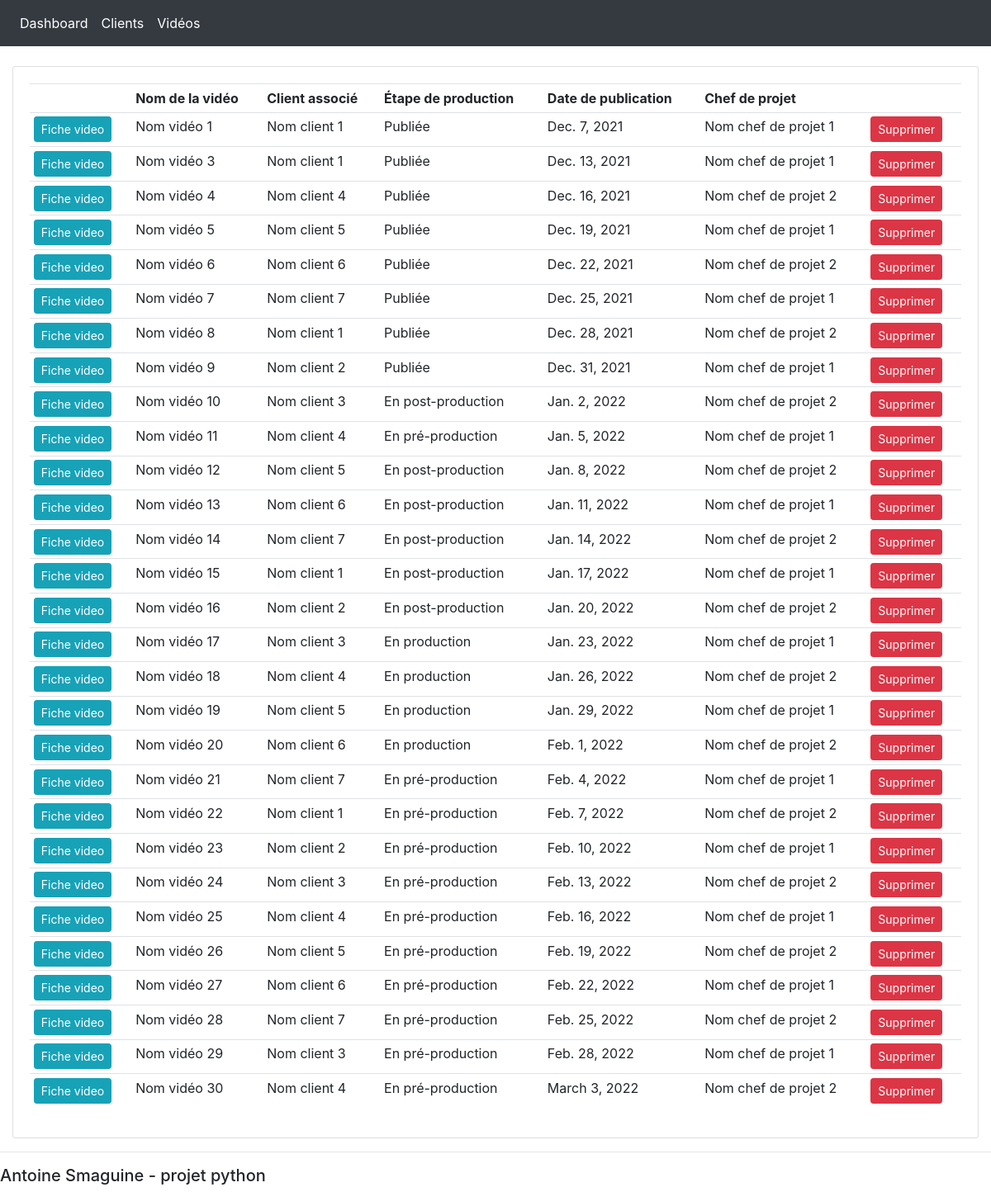
Screenshot of /videobase/ with the database file from the repository.
### dashboard/models.py (models this page shows, shortened)
class Video(models.Model):
    PRODUCTION_STAGE = (
        ('En pré-production', 'En pré-production'),
        ('En production', 'En production'),
        ('En post-production', 'En post-production'),
        ('Publiée', 'Publiée')
    )
    LIEU_TOURNAGE = (
        ('Studio 1','Studio 1'),
        ('Studio 2','Studio 2'),
        ('Studio 3', 'Studio 3')
    )
    videoName = models.CharField(max_length=200, null=True, blank=True)
    stage = models.CharField(max_length=200, null=True, blank=True, choices=PRODUCTION_STAGE)
    datePublication = models.DateField(null=True, blank=True)
    lieuTournage = models.CharField(max_length=200, null=True, blank=True, choices=LIEU_TOURNAGE)
    dateTournage = models.DateField(null=True, blank=True)
    heureTournage = models.TimeField(null=True, blank=True)
    revenusGen = models.FloatField(null=True, blank=True)
    client = models.ForeignKey(Client, null=True, blank=True, on_delete=models.SET_NULL)
    chefProjet = models.ForeignKey(ChefProjet, null=True, blank=True, on_delete=models.SET_NULL)
    cadreur = models.ForeignKey(Cadreur, null=True, blank=True, on_delete=models.SET_NULL)
    ingénieurSon = models.ForeignKey(IngenieurSon, null=True, blank=True, on_delete=models.SET_NULL)
    monteur = models.ForeignKey(Monteur, null=True, blank=True, on_delete=models.SET_NULL)
    impressionsLinkedin = models.FloatField(null=True, blank=True)
    likesLinkedin = models.FloatField(null=True, blank=True)
    partagesLinkedin = models.FloatField(null=True, blank=True)
    impressionsFacebook = models.FloatField(null=True, blank=True)
    likesFacebook = models.FloatField(null=True, blank=True)
    partagesFacebook = models.FloatField(null=True, blank=True)
    impressionsInstagram = models.FloatField(null=True, blank=True)
    likesInstagram = models.FloatField(null=True, blank=True)
    partagesInstagram = models.FloatField(null=True, blank=True)
    impressionsTwitter = models.FloatField(null=True, blank=True)
    likesTwitter = models.FloatField(null=True, blank=True)
    partagesTwitter = models.FloatField(null=True, blank=True)

class Client(models.Model):
    PROFESSION = (
        ('Avocat', 'Avocat'),
        ('Expert-comptable', 'Expert-comptable'),
        ('Maire', 'Maire')
    )
    STATUT = (
        ('Client','Client'),
        ('Lead qualifié','Lead qualifié'),
        ('Prospect','Prospect')
    )
    firstname = models.CharField(max_length=200, null=True, blank=True)
    lastname = models.CharField(max_length=200, null=True, blank=True)
    profession = models.CharField(max_length=200, null=True, blank=True, choices=PROFESSION)
    statut = models.CharField(max_length=200, null=True, blank=True, choices=STATUT)

class ChefProjet(models.Model):
    firstname = models.CharField(max_length=200, null=True, blank=True)
    lastname = models.CharField(max_length=200, null=True, blank=True)
    cost = models.FloatField(null=True, blank=True)
    def __str__(self):
        return self.lastname

### dashboard/views.py (the view)
# urls.py: path('videobase/', views.videoBasePage, name='videobase'),
def videoBasePage(request):
    videos = Video.objects.all()
    context = {'videos': videos}
    return render(request, 'dashboard/videosBasepage.html', context)

### dashboard/templates/dashboard/videosBasepage.html
{% extends 'dashboard/main.html' %}
{% block content %}
<br>
<div class="row">
    <div class="col-md">
        <div class="card card-body">
            <table class="table table-sm">
                <tr>
                    <th></th>
                    <th>Nom de la vidéo</th>
                    <th>Client associé</th>
                    <th>Étape de production</th>
                    <th>Date de publication</th>
                    <th>Chef de projet</th>
                    <th></th>
                </tr>
                {% for video in videos %}
                    <tr>
                        <td><a class="btn btn-sm btn-info" href="{% url 'video' video.id  %}">Fiche video</a></td>
                        <td>{{video.videoName}}</td>
                        <td>{{video.client.lastname}}</td>
                        <td>{{video.stage}}</td>
                        <td>{{video.datePublication}}</td>
                        <td>{{video.chefProjet}}</td>
                        <td><a class="btn btn-sm btn-danger" href="{% url 'delete_video' video.id  %}">Supprimer</a></td>
                    </tr>
                {% endfor %}
            </table>
        </div>
    </div>
</div>
{% endblock content %}

### rows the page displays
Video: videoName "Nom vidéo 1", client.lastname "Nom client 1", stage "Publiée", datePublication "Dec. 7, 2021", chefProjet "Nom chef de projet 1"
Video: videoName "Nom vidéo 3", client.lastname "Nom client 1", stage "Publiée", datePublication "Dec. 13, 2021", chefProjet "Nom chef de projet 1"
Video: videoName "Nom vidéo 4", client.lastname "Nom client 4", stage "Publiée", datePublication "Dec. 16, 2021", chefProjet "Nom chef de projet 2"
Video: videoName "Nom vidéo 5", client.lastname "Nom client 5", stage "Publiée", datePublication "Dec. 19, 2021", chefProjet "Nom chef de projet 1"
Video: videoName "Nom vidéo 6", client.lastname "Nom client 6", stage "Publiée", datePublication "Dec. 22, 2021", chefProjet "Nom chef de projet 2"
Video: videoName "Nom vidéo 7", client.lastname "Nom client 7", stage "Publiée", datePublication "Dec. 25, 2021", chefProjet "Nom chef de projet 1"
Video: videoName "Nom vidéo 8", client.lastname "Nom client 1", stage "Publiée", datePublication "Dec. 28, 2021", chefProjet "Nom chef de projet 2"
Video: videoName "Nom vidéo 9", client.lastname "Nom client 2", stage "Publiée", datePublication "Dec. 31, 2021", chefProjet "Nom chef de projet 1"
Video: videoName "Nom vidéo 10", client.lastname "Nom client 3", stage "En post-production", datePublication "Jan. 2, 2022", chefProjet "Nom chef de projet 2"
Video: videoName "Nom vidéo 11", client.lastname "Nom client 4", stage "En pré-production", datePublication "Jan. 5, 2022", chefProjet "Nom chef de projet 1"
Video: videoName "Nom vidéo 12", client.lastname "Nom client 5", stage "En post-production", datePublication "Jan. 8, 2022", chefProjet "Nom chef de projet 2"
Video: videoName "Nom vidéo 13", client.lastname "Nom client 6", stage "En post-production", datePublication "Jan. 11, 2022", chefProjet "Nom chef de projet 1"
Video: videoName "Nom vidéo 14", client.lastname "Nom client 7", stage "En post-production", datePublication "Jan. 14, 2022", chefProjet "Nom chef de projet 2"
Video: videoName "Nom vidéo 15", client.lastname "Nom client 1", stage "En post-production", datePublication "Jan. 17, 2022", chefProjet "Nom chef de projet 1"
Video: videoName "Nom vidéo 16", client.lastname "Nom client 2", stage "En post-production", datePublication "Jan. 20, 2022", chefProjet "Nom chef de projet 2"
Video: videoName "Nom vidéo 17", client.lastname "Nom client 3", stage "En production", datePublication "Jan. 23, 2022", chefProjet "Nom chef de projet 1"
Video: videoName "Nom vidéo 18", client.lastname "Nom client 4", stage "En production", datePublication "Jan. 26, 2022", chefProjet "Nom chef de projet 2"
Video: videoName "Nom vidéo 19", client.lastname "Nom client 5", stage "En production", datePublication "Jan. 29, 2022", chefProjet "Nom chef de projet 1"
Video: videoName "Nom vidéo 20", client.lastname "Nom client 6", stage "En production", datePublication "Feb. 1, 2022", chefProjet "Nom chef de projet 2"
Video: videoName "Nom vidéo 21", client.lastname "Nom client 7", stage "En pré-production", datePublication "Feb. 4, 2022", chefProjet "Nom chef de projet 1"
Video: videoName "Nom vidéo 22", client.lastname "Nom client 1", stage "En pré-production", datePublication "Feb. 7, 2022", chefProjet "Nom chef de projet 2"
Video: videoName "Nom vidéo 23", client.lastname "Nom client 2", stage "En pré-production", datePublication "Feb. 10, 2022", chefProjet "Nom chef de projet 1"
Video: videoName "Nom vidéo 24", client.lastname "Nom client 3", stage "En pré-production", datePublication "Feb. 13, 2022", chefProjet "Nom chef de projet 2"
Video: videoName "Nom vidéo 25", client.lastname "Nom client 4", stage "En pré-production", datePublication "Feb. 16, 2022", chefProjet "Nom chef de projet 1"
Video: videoName "Nom vidéo 26", client.lastname "Nom client 5", stage "En pré-production", datePublication "Feb. 19, 2022", chefProjet "Nom chef de projet 2"
Video: videoName "Nom vidéo 27", client.lastname "Nom client 6", stage "En pré-production", datePublication "Feb. 22, 2022", chefProjet "Nom chef de projet 1"
Video: videoName "Nom vidéo 28", client.lastname "Nom client 7", stage "En pré-production", datePublication "Feb. 25, 2022", chefProjet "Nom chef de projet 2"
Video: videoName "Nom vidéo 29", client.lastname "Nom client 3", stage "En pré-production", datePublication "Feb. 28, 2022", chefProjet "Nom chef de projet 1"
Video: videoName "Nom vidéo 30", client.lastname "Nom client 4", stage "En pré-production", datePublication "March 3, 2022", chefProjet "Nom chef de projet 2"
